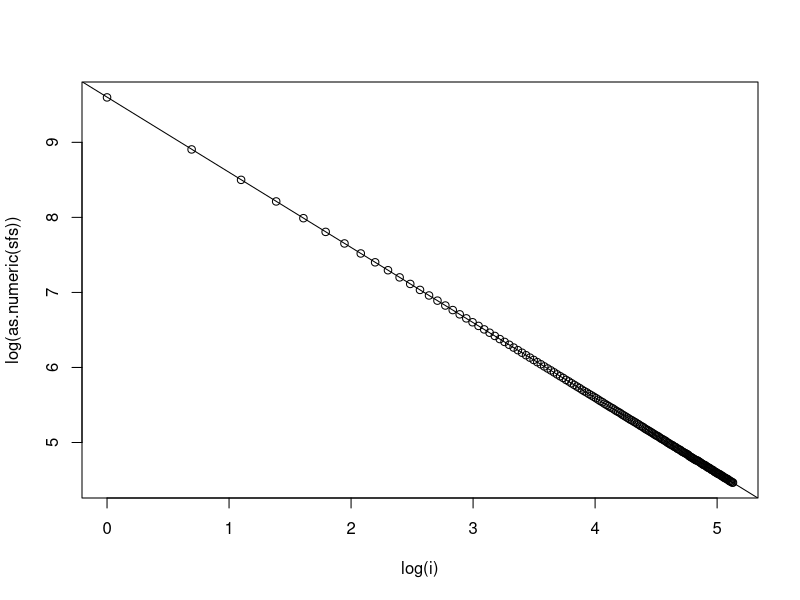
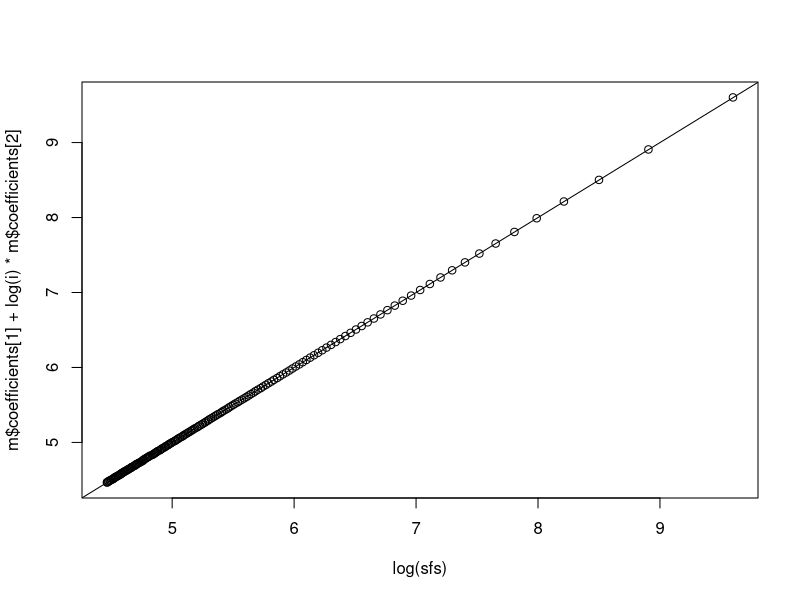

These figures' R source, in order:
## ---- chunk 1
library(dplyr)
set.seed(10)
## ---- chunk 2
computeTajima <- function(S) {
  pairwisedifferences <- 0
  n <- nrow(S)
  for (i in 1:(n-1)) {
    for (j in (i+1):n) {
      pairwisedifferences <- pairwisedifferences + sum(!(S[i,] == S[j,]))
    }
  }
  return(2/n/(n-1) * pairwisedifferences)
}

computeWatterson <- function(S) {
  nsites <- ncol(S)
  n <- nrow(S)-1
  hsum <- 0
  for (i in 1:n) {
    hsum <- hsum + 1/i
  }
  return(nsites/hsum)
}

computeFuLi <- function(S) {
  return(sum(colSums(S) == 1))
}
## ---- chunk 3
S1 = matrix(c(1,0,1,1,0,0,0,1,0,1,1,0,0,1,0,0,0,1),nrow=3)
S2 = matrix(c(1,0,1,1,1,0,0,0,0,1,0,0),nrow=4)
## ---- chunk 4
computeTajima(S1)
## ---- chunk 5
computeWatterson(S1)
## ---- chunk 6
computeFuLi(S1)
## ---- chunk 7
computeTajima(S2)
## ---- chunk 8
computeWatterson(S2)
## ---- chunk 9
computeFuLi(S2)
## ---- chunk 10
computeTajimaSFS <- function(sfs) {
  pairwisedifferences <- 0
  nsamples <- length(sfs)+1
  for (i in 1:(length(sfs))) {
    pairwisedifferences <- pairwisedifferences + (nsamples-i)*i*sfs[i]
  }
  return(2/nsamples/(nsamples-1) * pairwisedifferences)
}

computeWattersonSFS <- function(sfs) {
  nmutations <- sum(sfs)
  nsamples <- length(sfs)
  hsum <- 0
  for (i in 1:nsamples) {
    hsum <- hsum + 1/i
  }
  return(nmutations/hsum)
}

computeFuLiSFS <- function(sfs) {
  return(sfs[1])
}
## ---- chunk 11
sfs <- matrix(as.numeric(read.csv("exampleSFS.txt", sep='\t', header=F)), nrow=1)

computeTajimaSFS(sfs)
computeWattersonSFS(sfs)
computeFuLiSFS(sfs)
## ---- chunk 12
i <- seq(1, length(sfs))
m <- lm(log(as.numeric(sfs)) ~ log(i))

# plot of model and data
plot(log(i), log(as.numeric(sfs)))
abline(m$coefficients[1], m$coefficients[2])

# q-q plot of model and data
qqplot(log(sfs), m$coefficients[1] + log(i) * m$coefficients[2])
abline(0,1)

exp(m$coefficients[1])
